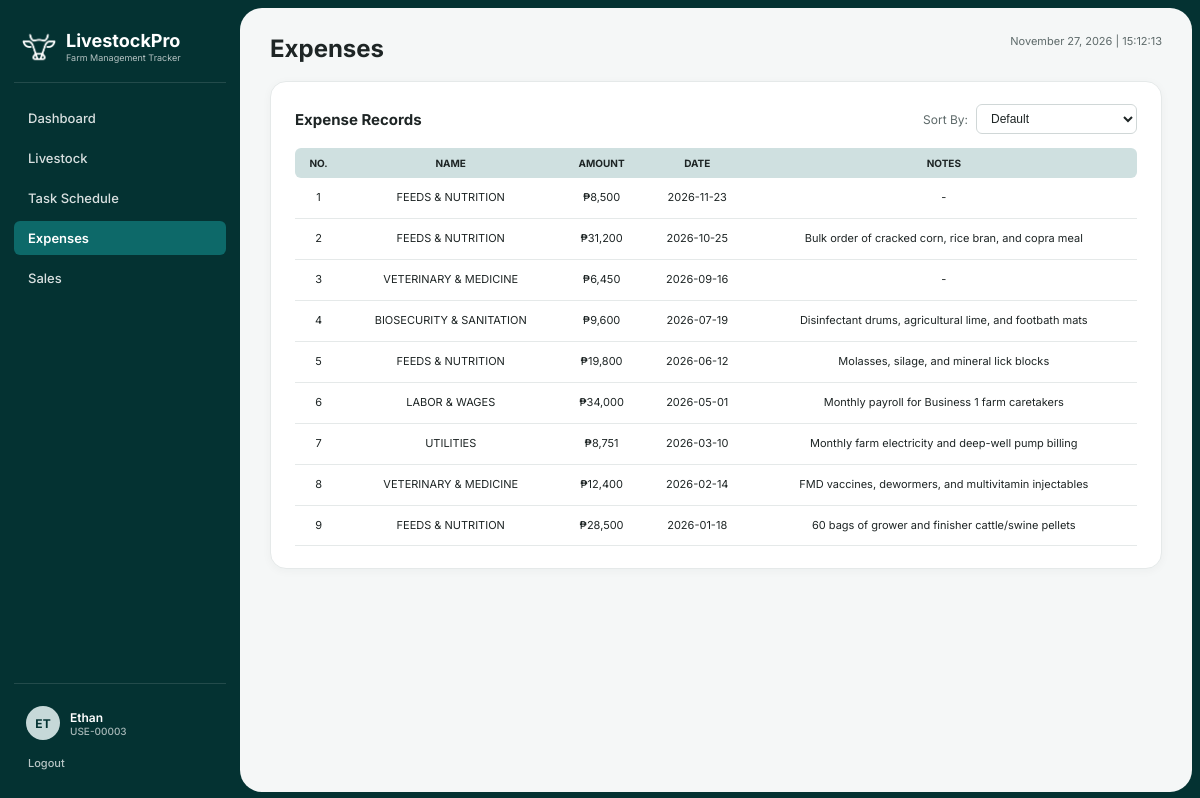
Page /expenses.php (signed in) on the committed database.
### tables this page shows
CREATE TABLE `expenses` (
  `expense_id` varchar(45) NOT NULL,
  `user_id` varchar(45) NOT NULL,
  `amount` decimal(10,2) NOT NULL,
  `category` varchar(50) NOT NULL,
  `expense_description` text,
  `date_recorded` datetime NOT NULL
);

### expenses.php (the view, shortened to what this page needs)
<?php
require_once 'includes/db_connect.php';
$full_name = trim(($_SESSION['first_name'] ?? '') . ' ' . ($_SESSION['last_name'] ?? ''));
$user_id   = $_SESSION['user_id'];
$role      = strtoupper($_SESSION['user_type'] ?? 'O');
$business  = trim((string)($_SESSION['business_name'] ?? ''));
$rec_stmt = $pdo->prepare("
    SELECT e.*
    FROM `expenses` e
    JOIN `user` u ON e.user_id COLLATE utf8mb4_unicode_ci = u.user_id COLLATE utf8mb4_unicode_ci
    WHERE LOWER(TRIM(u.business_name)) = LOWER(TRIM(:bname))
    ORDER BY e.`expense_id` DESC
");
$rec_stmt->execute(['bname' => $business]);
$records = $rec_stmt->fetchAll();
?>
<!DOCTYPE html>
<html lang="en">
<head>
  <link rel="stylesheet" href="css/style.css?v=<?= filemtime(__DIR__ . '/css/style.css') ?>">
</head>
<body>
  <div class="app-shell">
    <aside class="sidebar">
      <div class="sidebar-brand">
        <div class="sidebar-brand-row">
          <img src="assets/logo.png" alt="LivestockPro Logo" class="sidebar-logo-img">
          <div>
            <div class="sidebar-brand-title">LivestockPro</div>
            <div class="sidebar-brand-sub">Farm Management Tracker</div>
          </div>
        </div>
      </div>
      <ul class="sidebar-nav">
        <li><a href="<?= $role === 'O' ? 'owner_dashboard.php' : 'staff_dashboard.php' ?>">Dashboard</a></li>
        <li><a href="livestock.php">Livestock</a></li>
        <li><a href="task_schedule.php">Task Schedule</a></li>
        <li><a class="active" href="expenses.php">Expenses</a></li>
        <li><a href="sales.php">Sales</a></li>
      </ul>
      <div class="sidebar-user-wrap">
        <a class="sidebar-user-link" href="profile.php">
          <div class="sidebar-avatar"><?= strtoupper(substr($full_name, 0, 2)) ?></div>
          <div style="flex:1;">
            <div class="sidebar-user-name"><?= htmlspecialchars($full_name) ?></div>
            <div class="sidebar-user-id"><?= htmlspecialchars($user_id) ?></div>
          </div>
        </a>
        <a class="sidebar-logout-link" href="logout.php">Logout</a>
      </div>
    </aside>
    <main class="main-content">
      <div class="page-header">
        <h1 class="page-title">Expenses</h1>
        <div class="page-datetime"><?= date('F d, Y | H:i:s') ?></div>
      </div>
      <div class="card">
        <div class="table-header-bar">
          <div class="card-title">Expense Records</div>
          <div class="sort-controls">
            <label for="expensesSortSelect">Sort By:</label>
            <select id="expensesSortSelect" class="sort-select">
              <option value="">Default</option>
            </select>
          </div>
        </div>
        <table class="data-table" id="expensesTable">
          <thead>
            <tr>
              <th>NO.</th>
              <th class="sortable" data-col="1" data-type="string" title="Click to sort">NAME</th>
              <th class="sortable" data-col="2" data-type="number" title="Click to sort">AMOUNT</th>
              <th class="sortable" data-col="3" data-type="date" title="Click to sort">DATE</th>
              <th>NOTES</th>
            </tr>
          </thead>
          <tbody>
            <?php foreach ($records as $i => $r): ?>
              <tr>
                <td><?= $i + 1 ?></td>
                <td><?= strtoupper(htmlspecialchars($r['category'])) ?></td>
                <td>&#8369;<?= number_format((float)$r['amount'], 0) ?></td>
                <td style="white-space:nowrap;"><?= htmlspecialchars(substr($r['date_recorded'], 0, 10)) ?></td>
                <td><?= htmlspecialchars($r['expense_description'] ?? '-') ?></td>
              </tr>
            <?php endforeach; ?>
          </tbody>
        </table>
      </div>
    </main>
  </div>
</body>
</html>

### css/style.css (style rules this page uses)
:root { --teal-950: #043232; --teal-900: #074646; --teal-800: #0a5656; --teal-700: #0d6969; --teal-600: #127c7c; --teal-200: #c6d8d8; --teal-150: #cfe0e0; --teal-50: #f2f7f7; --bg-page: #f5f7f7; --bg-card: #ffffff; --bg-input: #f2f3f3; --bg-input-focus: #ffffff; --border-subtle: #e5e9e9; --text-primary: #1e2525; --text-secondary: #5e6a6a; --text-muted: #8f9b9b; --text-inverse: #ffffff; --status-danger: #d96b59; --status-danger-hover: #c25543; --sidebar-width: 240px; --radius-sm: 6px; --radius-md: 10px; --radius-lg: 16px; --radius-xl: 22px; --shadow-card: 0 2px 10px rgba(4, 50, 50, 0.04); --shadow-modal: 0 12px 32px rgba(4, 50, 50, 0.18); }
*, *::before, *::after { box-sizing: border-box; margin: 0; padding: 0; }
body { min-height: 100vh; font-family: 'Inter', -apple-system, BlinkMacSystemFont, 'Segoe UI', Roboto, sans-serif; font-size: 14px; color: var(--text-primary); background-color: var(--bg-page); }
a { color: var(--teal-700); text-decoration: none; font-weight: 500; }
.app-shell { display: flex; height: 100vh; overflow: hidden; background-color: var(--teal-950); padding: 8px 8px 8px 0; }
.sidebar { width: var(--sidebar-width); height: 100%; flex-shrink: 0; background-color: var(--teal-950); color: var(--text-inverse); display: flex; flex-direction: column; padding: 22px 14px; overflow-y: auto; }
.sidebar-brand { padding: 0 8px 18px; border-bottom: 1px solid rgba(255, 255, 255, 0.12); margin-bottom: 18px; }
.sidebar-brand-title { font-size: 18px; font-weight: 700; line-height: 1.15; }
.sidebar-brand-sub { font-size: 9px; color: rgba(255, 255, 255, 0.7); }
.sidebar-nav { list-style: none; display: flex; flex-direction: column; gap: 6px; flex: 1; }
.sidebar-nav a { display: block; padding: 9px 14px; border-radius: var(--radius-sm); font-size: 13px; color: rgba(255, 255, 255, 0.85); text-decoration: none; }
.sidebar-nav a.active { background-color: var(--teal-700); color: var(--text-inverse); font-weight: 600; }
.sidebar-avatar { width: 34px; height: 34px; border-radius: 50%; background-color: var(--teal-200); color: var(--teal-950); display: flex; align-items: center; justify-content: center; font-weight: 700; font-size: 12px; flex-shrink: 0; }
.sidebar-user-name { font-size: 12px; font-weight: 600; color: var(--text-inverse); }
.sidebar-user-id { font-size: 10px; color: rgba(255, 255, 255, 0.65); }
.main-content { flex: 1; height: 100%; min-width: 0; background-color: var(--bg-page); border-radius: var(--radius-xl); padding: 26px 30px; overflow-y: auto; }
.page-header { display: flex; align-items: flex-start; justify-content: space-between; margin-bottom: 18px; }
.page-title { font-size: 24px; font-weight: 700; }
.page-datetime { font-size: 11px; color: var(--text-secondary); white-space: nowrap; }
.card { background-color: var(--bg-card); border-radius: var(--radius-lg); padding: 20px 22px; border: 1px solid var(--border-subtle); box-shadow: var(--shadow-card); margin-bottom: 18px; }
.card-title { font-size: 15px; font-weight: 700; margin-bottom: 14px; }
.data-table { width: 100%; border-collapse: collapse; font-size: 11px; text-align: center; }
.data-table thead th { background-color: var(--teal-150); font-size: 10px; font-weight: 700; text-transform: uppercase; padding: 9px 10px; white-space: nowrap; }
.data-table thead th:first-child { border-top-left-radius: var(--radius-sm); border-bottom-left-radius: var(--radius-sm); }
.data-table thead th:last-child { border-top-right-radius: var(--radius-sm); border-bottom-right-radius: var(--radius-sm); }
.data-table tbody td { padding: 10px 10px; border-bottom: 1px solid var(--border-subtle); vertical-align: middle; }
.sidebar-brand-row { display: flex; align-items: center; gap: 10px; }
.sidebar-logo-img { width: 34px; height: 34px; object-fit: contain; flex-shrink: 0; mix-blend-mode: screen; }
.card { padding: 22px 24px; margin-bottom: 20px; }
.data-table tbody td { padding: 12px 12px; line-height: 1.45; }
.sidebar-user-wrap { display: flex; flex-direction: column; gap: 8px; padding-top: 14px; border-top: 1px solid rgba(255, 255, 255, 0.12); }
.sidebar-user-link { display: flex; align-items: center; gap: 10px; padding: 8px 12px; border-radius: 999px; color: var(--text-inverse); text-decoration: none; transition: background-color 0.15s ease; }
.sidebar-logout-link { font-size: 11px; color: rgba(255, 255, 255, 0.72); padding-left: 14px; text-decoration: none; }

### rows in the picture
expenses: category "FEEDS & NUTRITION", amount "8,500", date_recorded "2026-11-23", expense_description "-"
expenses: category "FEEDS & NUTRITION", amount "31,200", date_recorded "2026-10-25", expense_description "Bulk order of cracked corn, rice bran, and copra meal"
expenses: category "VETERINARY & MEDICINE", amount "6,450", date_recorded "2026-09-16", expense_description "-"
expenses: category "BIOSECURITY & SANITATION", amount "9,600", date_recorded "2026-07-19", expense_description "Disinfectant drums, agricultural lime, and footbath mats"
expenses: category "FEEDS & NUTRITION", amount "19,800", date_recorded "2026-06-12", expense_description "Molasses, silage, and mineral lick blocks"
expenses: category "LABOR & WAGES", amount "34,000", date_recorded "2026-05-01", expense_description "Monthly payroll for Business 1 farm caretakers"
expenses: category "UTILITIES", amount "8,751", date_recorded "2026-03-10", expense_description "Monthly farm electricity and deep-well pump billing"
expenses: category "VETERINARY & MEDICINE", amount "12,400", date_recorded "2026-02-14", expense_description "FMD vaccines, dewormers, and multivitamin injectables"
expenses: category "FEEDS & NUTRITION", amount "28,500", date_recorded "2026-01-18", expense_description "60 bags of grower and finisher cattle/swine pellets"

### other values in the picture
substr($full_name, 0, 2) "ET"
$full_name "Ethan"
$user_id "USE-00003"
